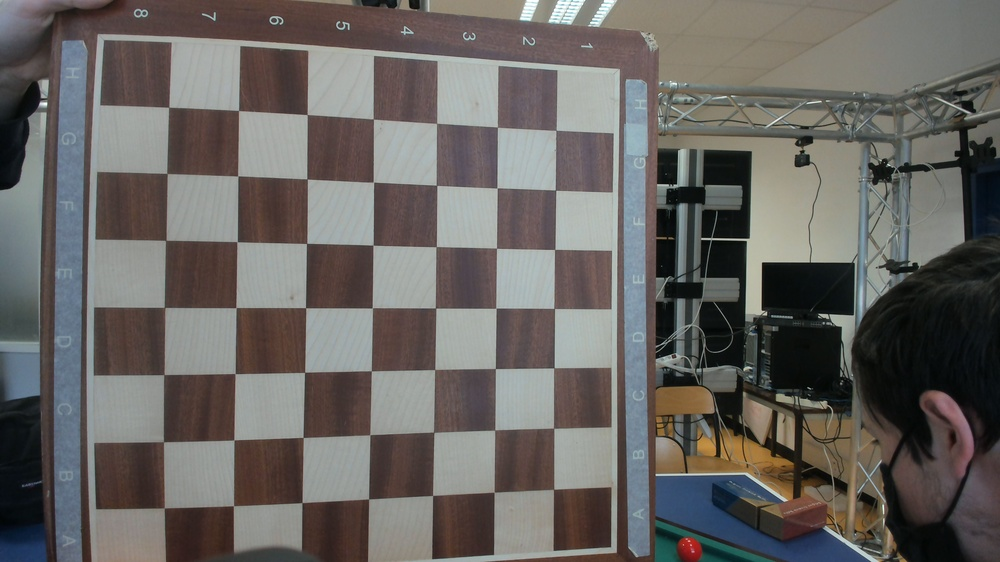
#> input picture Code/Reconstruction3D/Images_echiquier3/WIN_20220302_12_37_38_Pro.jpg, 1000 x 562 px, shrunk from 3840 x 2160 before the run; its folder holds only this picture in this run
$ python Distorsion.py
#> lines starting #> are read from the running program, lines starting #| are printed output that depends on the picture; after the words box and inside, x2 and y2 are one past the last pixel; in counts of white or black regions, pixels touching at a corner belong together
# -*- coding: utf-8 -*-
"""
Created on Mon Feb 14 22:02:17 2022

@author: bperr
"""

import numpy as np
import cv2 as cv
import glob
import time
import sys

""" Calibration """

# termination criteria
criteria = (cv.TERM_CRITERIA_EPS + cv.TERM_CRITERIA_MAX_ITER, 30, 0.001)

# prepare object points, like (0,0,0), (1,0,0), (2,0,0) ....,(6,5,0) # Coordonées réelles de tt les points
a =7
b=7
objp = np.zeros((a*b,3), np.float32) # 8*8 = dimension de l'échiquier (grille)
objp[:,:2] = np.mgrid[0:a,0:b].T.reshape(-1,2)

objp=objp*50 # Dimensions en mm


# Arrays to store object points and image points from all the images.
objpoints = [] # 3d point in real world space
imgpoints = [] # 2d points in image plane.
i=0
images = glob.glob('Images_echiquier3/*.jpg')
for fname in images:

    img = cv.imread(fname)
#> img is the input picture: shape (562, 1000, 3); mean B, G, R 97.6, 100.7, 103.9
    gray = cv.cvtColor(img, cv.COLOR_BGR2GRAY)
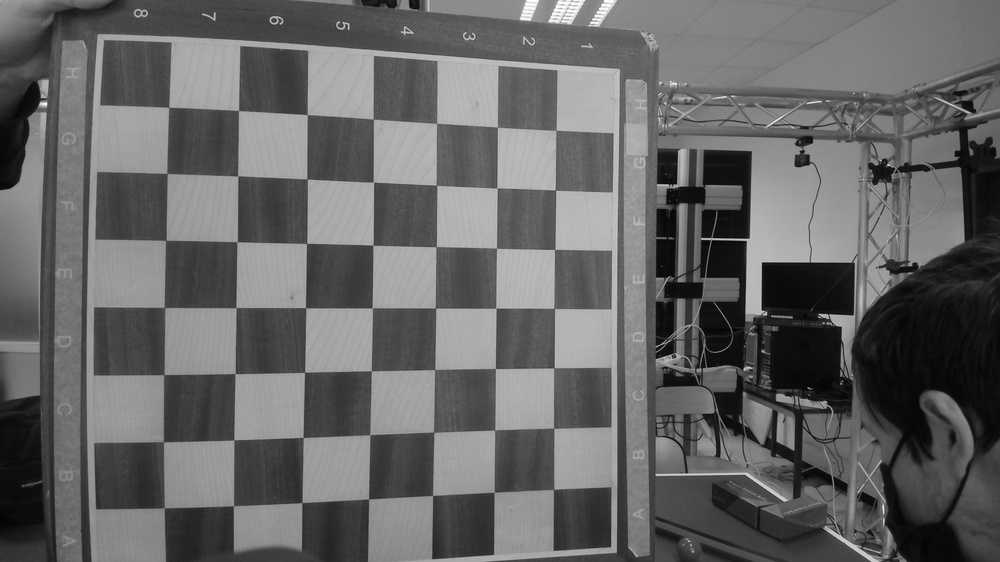
#> gray: shape (562, 1000); min 1, max 255, mean 101.3

    # Find the chess board corners
    ret, corners = cv.findChessboardCorners(gray, (a,b), None) # (8,8) :grille
#> ret = True; corners = 49 rows, first 8: [168.7, 107.2], [238.5, 110.5], [307.1, 114.5], [373.3, 118.9], [436.6, 123.3], [497.4, 127.2], [556.1, 130.3], [167, 173.5]
    if ret==True:
        i+=1
    print(ret,fname)
#| True Images_echiquier3/WIN_20220302_12_37_38_Pro.jpg
    # If found, add object points, image points (after refining them)
    if ret == True:
        objpoints.append(objp)
        corners2 = cv.cornerSubPix(gray,corners, (11,11), (-1,-1), criteria)
#> corners2 = 49 rows, first 8: [168.7, 107.3], [238.5, 110.5], [307.2, 114.5], [373.4, 119.1], [436.6, 123.3], [497.4, 127.1], [555.9, 130.3], [167, 173.4]
        imgpoints.append(corners)
        # Draw and display the corners
        cv.drawChessboardCorners(img, (a,b), corners2, ret)
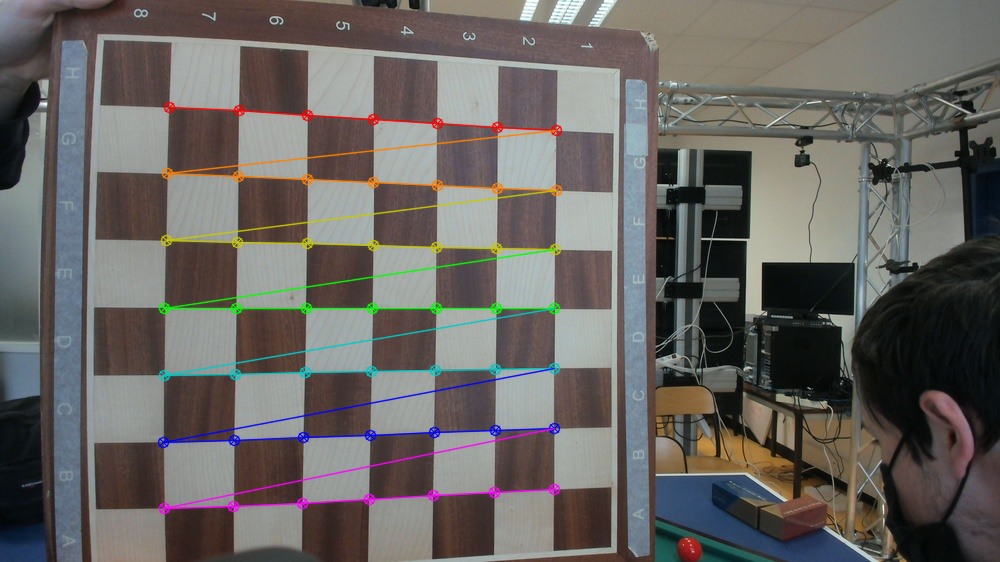
#> img: shape (562, 1000, 3); 3.41% of pixels changed, all inside (x1, y1, x2, y2) = (157, 101, 563, 515)
        cv.imshow('img', img)
        cv.waitKey(500)
#cv.destroyAllWindows()

print(i)

"""
# termination criteria
criteria = (cv.TERM_CRITERIA_EPS + cv.TERM_CRITERIA_MAX_ITER, 30, 0.001)

# prepare object points, like (0,0,0), (1,0,0), (2,0,0) ....,(6,5,0) # Coordonées réelles de tt les points
objp = np.zeros((6*6,3), np.float32) # 8*8 = dimension de l'échiquier (grille)
objp[:,:2] = np.mgrid[0:6,0:6].T.reshape(-1,2)
objp=objp*50 # Dimensions en mm

# Arrays to store object points and image points from all the images.
objpoints = [] # 3d point in real world space
imgpoints = [] # 2d points in image plane.

cam = cv.VideoCapture(0)

while (len(imgpoints)<14):
    time.sleep(5)
    worked, img = cam.read()
    print("Read")
    gray = cv.cvtColor(img, cv.COLOR_BGR2GRAY)

    # Find the chess board corners
    ret, corners = cv.findChessboardCorners(gray, (6,6), None) # (8,8) :grille
    # If found, add object points, image points (after refining them)
    if ret == True:
        cv.imwrite('ChessBoard'+str(len(imgpoints)+1)+'.jpg',img)
        print(ret)
        objpoints.append(objp)
        corners2 = cv.cornerSubPix(gray,corners, (11,11), (-1,-1), criteria)
        imgpoints.append(corners)
        # Draw and display the corners
        cv.drawChessboardCorners(img, (6,6), corners2, ret)
        cv.imshow('img', img)
        cv.waitKey(500)
#cv.destroyAllWindows()

print("On a toute les images")
"""

ret, mtx, dist, rvecs, tvecs = cv.calibrateCamera(objpoints, imgpoints, gray.shape[::-1], None, None)
#> ret = 0.136; mtx = [[966.8, 0, 492.8], [0, 942.2, 283], [0, 0, 1]]; dist = [[0.454, -3.22, 0.00264, -0.00438, 4.84]]; rvecs = ([-0.011, -0.279, 0.0107],); tvecs = ([-236.3, -132.1, 717.3],)

""" Dé-distorsion """

img = cv.imread('test2.jpg')
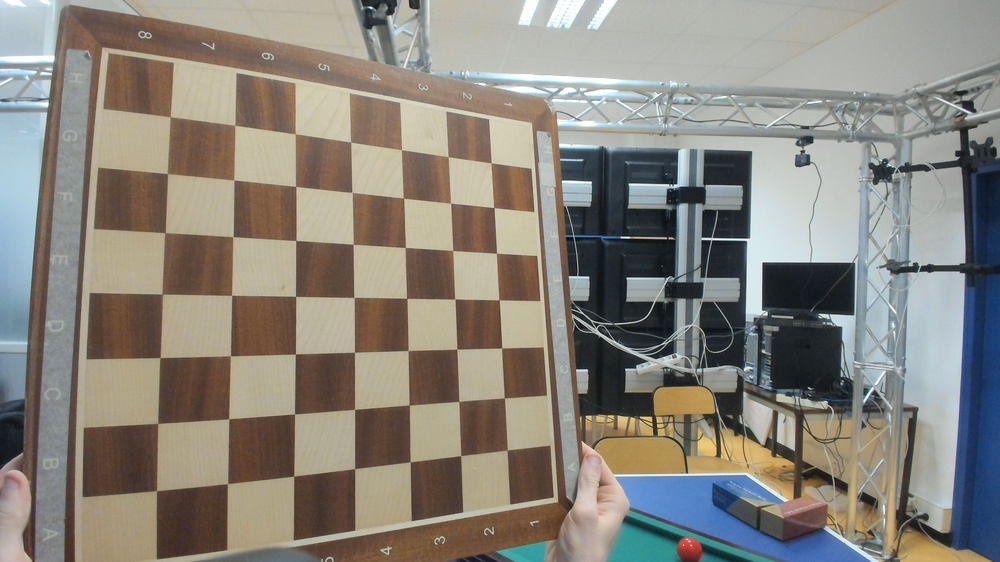
#> input picture Code/Reconstruction3D/test2.jpg, 1000 x 562 px, shrunk from 3840 x 2160 before the run
#> img is the input picture: shape (562, 1000, 3); mean B, G, R 124.4, 133.1, 137.3
h,  w = img.shape[:2]
#> h = 562; w = 1000
newcameramtx, roi = cv.getOptimalNewCameraMatrix(mtx, dist, (w,h), 1, (w,h)) # (w,h) : taille de l'image originale et nouvelle taille-->roi
#> newcameramtx = [[937.9, 0, 488.9], [0, 912.8, 284.3], [0, 0, 1]]; roi = (6, 15, 988, 533)

# undistort
dst = cv.undistort(img, mtx, dist, None, newcameramtx)
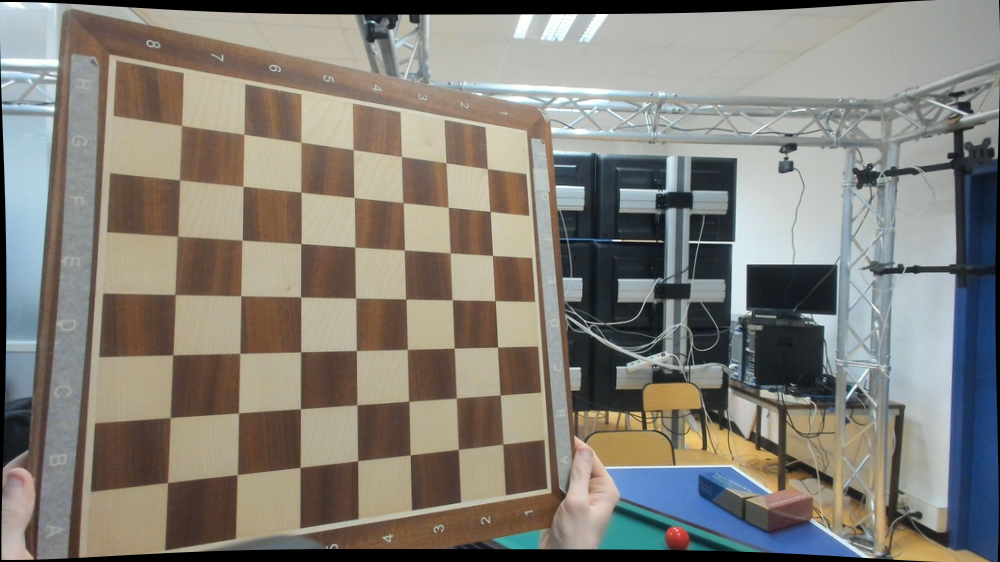
#> dst: shape (562, 1000, 3); mean B, G, R 120.2, 128.1, 131.7
# crop the image
x, y, w, h = roi
#> x = 6; y = 15; w = 988; h = 533
dst = dst[y:y+h, x:x+w]
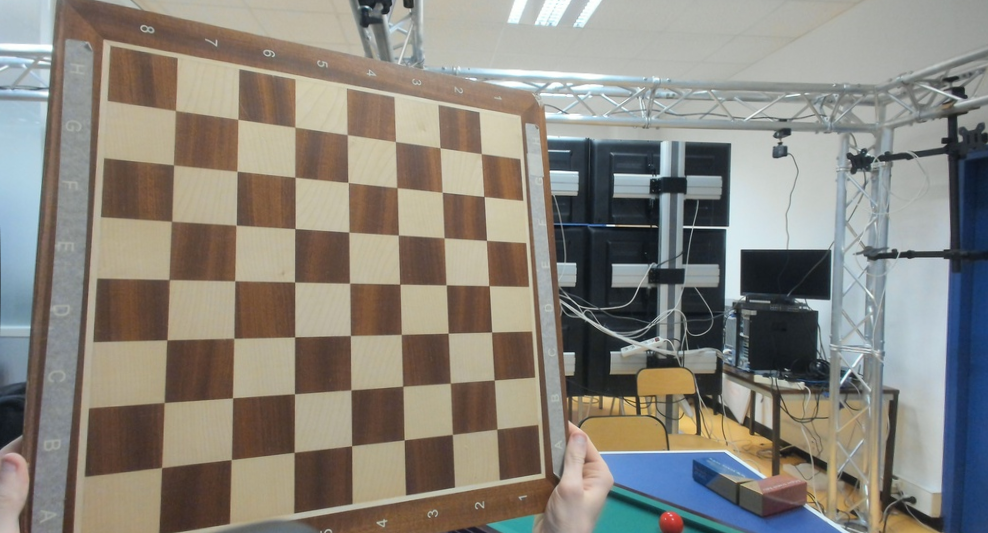
#> dst: shape (533, 988, 3); mean B, G, R 124.5, 133, 136.9
cv.imwrite('calibresult.png', dst)

""" Sauvegarde des paramètres dans un fichier annexe """

np.savez("IntrisicParameters3.npz",mtx=mtx,dist=dist,r=rvecs,t=tvecs)
